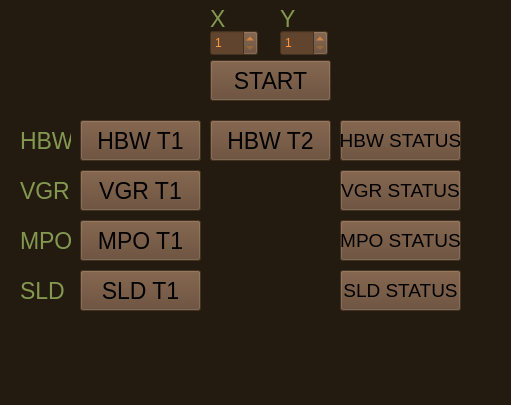
<?xml version="1.0" encoding="UTF-8"?>
<ui version="4.0">
 <class>MainWindow</class>
 <widget class="QMainWindow" name="MainWindow">
  <property name="geometry">
   <rect>
    <x>0</x>
    <y>0</y>
    <width>511</width>
    <height>405</height>
   </rect>
  </property>
  <property name="windowTitle">
   <string>MainWindow</string>
  </property>
  <property name="styleSheet">
   <string notr="true">background-color: rgb(35, 26, 16);
selection-color: rgb(157, 103, 106);
selection-background-color: rgb(255, 150, 63);</string>
  </property>
  <widget class="QWidget" name="centralwidget">
   <widget class="QPushButton" name="pushButton">
    <property name="geometry">
     <rect>
      <x>80</x>
      <y>120</y>
      <width>121</width>
      <height>41</height>
     </rect>
    </property>
    <property name="font">
     <font>
      <pointsize>17</pointsize>
     </font>
    </property>
    <property name="styleSheet">
     <string notr="true">background-color: rgb(97, 68, 45);
border-color: rgb(170, 120, 78);</string>
    </property>
    <property name="text">
     <string>HBW T1</string>
    </property>
   </widget>
   <widget class="QSpinBox" name="spinBox_x">
    <property name="geometry">
     <rect>
      <x>210</x>
      <y>30</y>
      <width>48</width>
      <height>26</height>
     </rect>
    </property>
    <property name="styleSheet">
     <string notr="true">color: rgb(255, 150, 63);
background-color: rgb(97, 68, 45);</string>
    </property>
    <property name="minimum">
     <number>1</number>
    </property>
    <property name="maximum">
     <number>3</number>
    </property>
   </widget>
   <widget class="QSpinBox" name="spinBox_y">
    <property name="geometry">
     <rect>
      <x>280</x>
      <y>30</y>
      <width>48</width>
      <height>26</height>
     </rect>
    </property>
    <property name="styleSheet">
     <string notr="true">color: rgb(255, 150, 63);
background-color: rgb(97, 68, 45);</string>
    </property>
    <property name="minimum">
     <number>1</number>
    </property>
    <property name="maximum">
     <number>3</number>
    </property>
   </widget>
   <widget class="QLabel" name="label">
    <property name="geometry">
     <rect>
      <x>210</x>
      <y>10</y>
      <width>16</width>
      <height>17</height>
     </rect>
    </property>
    <property name="font">
     <font>
      <pointsize>17</pointsize>
     </font>
    </property>
    <property name="styleSheet">
     <string notr="true">color: rgb(132, 153, 80);</string>
    </property>
    <property name="text">
     <string>X</string>
    </property>
   </widget>
   <widget class="QLabel" name="label_2">
    <property name="geometry">
     <rect>
      <x>280</x>
      <y>10</y>
      <width>16</width>
      <height>17</height>
     </rect>
    </property>
    <property name="font">
     <font>
      <pointsize>17</pointsize>
     </font>
    </property>
    <property name="styleSheet">
     <string notr="true">color: rgb(132, 153, 80);</string>
    </property>
    <property name="text">
     <string>Y</string>
    </property>
   </widget>
   <widget class="QPushButton" name="pushButton_2">
    <property name="geometry">
     <rect>
      <x>210</x>
      <y>120</y>
      <width>121</width>
      <height>41</height>
     </rect>
    </property>
    <property name="font">
     <font>
      <pointsize>17</pointsize>
     </font>
    </property>
    <property name="styleSheet">
     <string notr="true">background-color: rgb(97, 68, 45);
border-color: rgb(170, 120, 78);</string>
    </property>
    <property name="text">
     <string>HBW T2</string>
    </property>
   </widget>
   <widget class="QPushButton" name="pushButton_3">
    <property name="geometry">
     <rect>
      <x>80</x>
      <y>220</y>
      <width>121</width>
      <height>41</height>
     </rect>
    </property>
    <property name="font">
     <font>
      <pointsize>17</pointsize>
     </font>
    </property>
    <property name="styleSheet">
     <string notr="true">background-color: rgb(97, 68, 45);
border-color: rgb(170, 120, 78);</string>
    </property>
    <property name="text">
     <string>MPO T1</string>
    </property>
   </widget>
   <widget class="QPushButton" name="pushButton_4">
    <property name="geometry">
     <rect>
      <x>80</x>
      <y>170</y>
      <width>121</width>
      <height>41</height>
     </rect>
    </property>
    <property name="font">
     <font>
      <pointsize>17</pointsize>
     </font>
    </property>
    <property name="styleSheet">
     <string notr="true">background-color: rgb(97, 68, 45);
border-color: rgb(170, 120, 78);</string>
    </property>
    <property name="text">
     <string>VGR T1</string>
    </property>
   </widget>
   <widget class="QPushButton" name="pushButton_5">
    <property name="geometry">
     <rect>
      <x>80</x>
      <y>270</y>
      <width>121</width>
      <height>41</height>
     </rect>
    </property>
    <property name="font">
     <font>
      <pointsize>17</pointsize>
     </font>
    </property>
    <property name="styleSheet">
     <string notr="true">background-color: rgb(97, 68, 45);
border-color: rgb(170, 120, 78);</string>
    </property>
    <property name="text">
     <string>SLD T1</string>
    </property>
   </widget>
   <widget class="QLabel" name="label_3">
    <property name="geometry">
     <rect>
      <x>20</x>
      <y>130</y>
      <width>51</width>
      <height>21</height>
     </rect>
    </property>
    <property name="font">
     <font>
      <pointsize>17</pointsize>
     </font>
    </property>
    <property name="styleSheet">
     <string notr="true">color: rgb(132, 153, 80);</string>
    </property>
    <property name="text">
     <string>HBW</string>
    </property>
   </widget>
   <widget class="QLabel" name="label_4">
    <property name="geometry">
     <rect>
      <x>20</x>
      <y>180</y>
      <width>51</width>
      <height>21</height>
     </rect>
    </property>
    <property name="font">
     <font>
      <pointsize>17</pointsize>
     </font>
    </property>
    <property name="styleSheet">
     <string notr="true">color: rgb(132, 153, 80);</string>
    </property>
    <property name="text">
     <string>VGR</string>
    </property>
   </widget>
   <widget class="QLabel" name="label_5">
    <property name="geometry">
     <rect>
      <x>20</x>
      <y>230</y>
      <width>51</width>
      <height>21</height>
     </rect>
    </property>
    <property name="font">
     <font>
      <pointsize>17</pointsize>
     </font>
    </property>
    <property name="styleSheet">
     <string notr="true">color: rgb(132, 153, 80);</string>
    </property>
    <property name="text">
     <string>MPO</string>
    </property>
   </widget>
   <widget class="QLabel" name="label_6">
    <property name="geometry">
     <rect>
      <x>20</x>
      <y>280</y>
      <width>51</width>
      <height>21</height>
     </rect>
    </property>
    <property name="font">
     <font>
      <pointsize>17</pointsize>
     </font>
    </property>
    <property name="styleSheet">
     <string notr="true">color: rgb(132, 153, 80);</string>
    </property>
    <property name="text">
     <string>SLD</string>
    </property>
   </widget>
   <widget class="QPushButton" name="pushButton_6">
    <property name="geometry">
     <rect>
      <x>210</x>
      <y>60</y>
      <width>121</width>
      <height>41</height>
     </rect>
    </property>
    <property name="font">
     <font>
      <pointsize>17</pointsize>
     </font>
    </property>
    <property name="styleSheet">
     <string notr="true">background-color: rgb(97, 68, 45);
border-color: rgb(170, 120, 78);</string>
    </property>
    <property name="text">
     <string>START</string>
    </property>
   </widget>
   <widget class="QPushButton" name="pushButton_7">
    <property name="geometry">
     <rect>
      <x>340</x>
      <y>120</y>
      <width>121</width>
      <height>41</height>
     </rect>
    </property>
    <property name="font">
     <font>
      <pointsize>14</pointsize>
     </font>
    </property>
    <property name="styleSheet">
     <string notr="true">background-color: rgb(97, 68, 45);
border-color: rgb(170, 120, 78);</string>
    </property>
    <property name="text">
     <string>HBW STATUS</string>
    </property>
   </widget>
   <widget class="QPushButton" name="pushButton_8">
    <property name="geometry">
     <rect>
      <x>340</x>
      <y>170</y>
      <width>121</width>
      <height>41</height>
     </rect>
    </property>
    <property name="font">
     <font>
      <pointsize>14</pointsize>
     </font>
    </property>
    <property name="styleSheet">
     <string notr="true">background-color: rgb(97, 68, 45);
border-color: rgb(170, 120, 78);</string>
    </property>
    <property name="text">
     <string>VGR STATUS</string>
    </property>
   </widget>
   <widget class="QPushButton" name="pushButton_9">
    <property name="geometry">
     <rect>
      <x>340</x>
      <y>220</y>
      <width>121</width>
      <height>41</height>
     </rect>
    </property>
    <property name="font">
     <font>
      <pointsize>14</pointsize>
     </font>
    </property>
    <property name="styleSheet">
     <string notr="true">background-color: rgb(97, 68, 45);
border-color: rgb(170, 120, 78);</string>
    </property>
    <property name="text">
     <string>MPO STATUS</string>
    </property>
   </widget>
   <widget class="QPushButton" name="pushButton_10">
    <property name="geometry">
     <rect>
      <x>340</x>
      <y>270</y>
      <width>121</width>
      <height>41</height>
     </rect>
    </property>
    <property name="font">
     <font>
      <pointsize>14</pointsize>
     </font>
    </property>
    <property name="styleSheet">
     <string notr="true">background-color: rgb(97, 68, 45);
border-color: rgb(170, 120, 78);</string>
    </property>
    <property name="text">
     <string>SLD STATUS</string>
    </property>
   </widget>
  </widget>
  <widget class="QMenuBar" name="menubar">
   <property name="geometry">
    <rect>
     <x>0</x>
     <y>0</y>
     <width>511</width>
     <height>22</height>
    </rect>
   </property>
  </widget>
  <widget class="QStatusBar" name="statusbar"/>
 </widget>
 <resources/>
 <connections/>
</ui>
